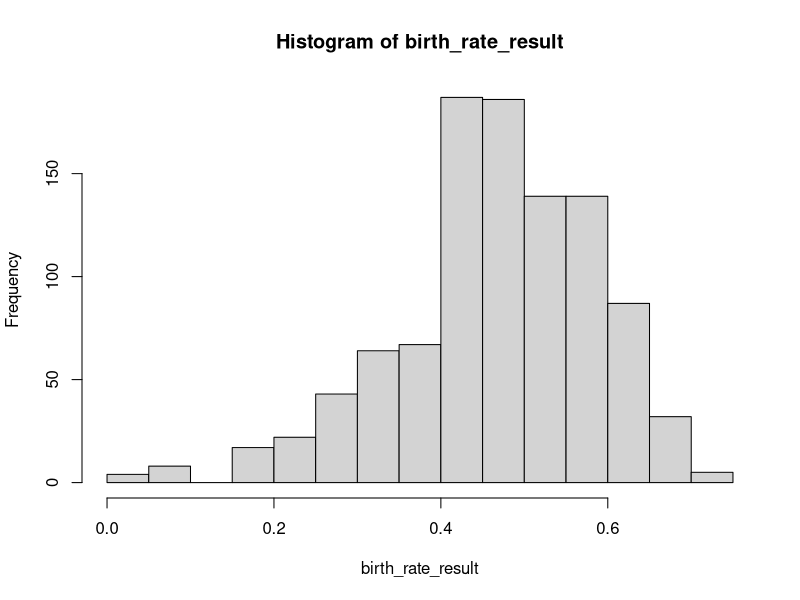

Generate this figure with R:
#Question: Birth ratio question
#Simulate for 10 families, get the distribution of the ratio.

#This method returns the simulated number of boys total family 
give_birth <- function(family_count){
  #1 refers to boy, 0 refers to girl
  baby_gender = sample(c(0,1), size=family_count, replace=TRUE)
  boy_count = length(which(1 == baby_gender))
  return(boy_count)
}

simulation <- function(total_family){
  total_girl = 0
  total_boy = 0
  while (total_family>0) {
    new_boy = give_birth(total_family)
    total_girl = total_girl+total_family-new_boy
    total_boy = total_boy+new_boy
    total_family = total_family-new_boy
  }
  #Girl Ratio is defiled as "the number of girl per boy"
  #Not using the official "sex ratio" concept which defined as "number of boy per girl" because number of girl may be 0, which will cause Infinity value
  girl_ratio = total_girl/(total_boy + total_girl)
  return(girl_ratio)
}

#Run simulation for 1000 times with 10 family
get_simulated_ratio <- function(){
  birth_rate_result = c()
  for(i in 1:1000){
    birth_rate_result[i] = simulation(10)
  }
  
  hist_graph = hist(birth_rate_result)
  return(mean(birth_rate_result))
}

#Run the following command to run result
ratio = get_simulated_ratio()

#Answer: by running the command above, we can see the ratio is around 1. Which means that the proportion of boys to girls is around 50:50
#Run "ratio = get_simulated_ratio()" to have better view on the result
